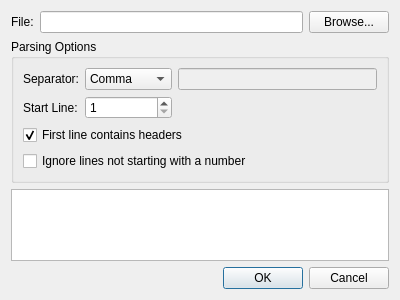
<?xml version="1.0" encoding="UTF-8"?>
<ui version="4.0">
 <class>ParserConfigDialog</class>
 <widget class="QDialog" name="ParserConfigDialog">
  <property name="geometry">
   <rect>
    <x>0</x>
    <y>0</y>
    <width>400</width>
    <height>300</height>
   </rect>
  </property>
  <property name="windowTitle">
   <string>Parser Configuration</string>
  </property>
  <layout class="QVBoxLayout" name="verticalLayout">
   <item>
    <layout class="QHBoxLayout" name="horizontalLayout">
     <item>
      <widget class="QLabel" name="label">
       <property name="text">
        <string>File:</string>
       </property>
      </widget>
     </item>
     <item>
      <widget class="QLineEdit" name="filePathLineEdit"/>
     </item>
     <item>
      <widget class="QPushButton" name="browseButton">
       <property name="text">
        <string>Browse...</string>
       </property>
      </widget>
     </item>
    </layout>
   </item>
   <item>
    <widget class="QGroupBox" name="groupBox">
     <property name="title">
      <string>Parsing Options</string>
     </property>
     <layout class="QGridLayout" name="gridLayout">
      <item row="0" column="0">
       <widget class="QLabel" name="label_2">
        <property name="text">
         <string>Separator:</string>
        </property>
       </widget>
      </item>
      <item row="0" column="1">
       <widget class="QComboBox" name="separatorComboBox">
        <item>
         <property name="text">
          <string>Comma</string>
         </property>
        </item>
        <item>
         <property name="text">
          <string>Semicolon</string>
         </property>
        </item>
        <item>
         <property name="text">
          <string>Tab</string>
         </property>
        </item>
        <item>
         <property name="text">
          <string>Space</string>
         </property>
        </item>
        <item>
         <property name="text">
          <string>Custom</string>
         </property>
        </item>
       </widget>
      </item>
      <item row="0" column="2">
       <widget class="QLineEdit" name="customSeparatorLineEdit">
        <property name="enabled">
         <bool>false</bool>
        </property>
       </widget>
      </item>
      <item row="1" column="0">
       <widget class="QLabel" name="label_3">
        <property name="text">
         <string>Start Line:</string>
        </property>
       </widget>
      </item>
      <item row="1" column="1">
       <widget class="QSpinBox" name="startLineSpinBox">
        <property name="minimum">
         <number>1</number>
        </property>
       </widget>
      </item>
      <item row="2" column="0" colspan="3">
       <widget class="QCheckBox" name="headerCheckBox">
        <property name="text">
         <string>First line contains headers</string>
        </property>
        <property name="checked">
         <bool>true</bool>
        </property>
       </widget>
      </item>
      <item row="3" column="0" colspan="3">
       <widget class="QCheckBox" name="ignoreNonNumericCheckBox">
        <property name="text">
         <string>Ignore lines not starting with a number</string>
        </property>
       </widget>
      </item>
     </layout>
    </widget>
   </item>
   <item>
    <widget class="QTableWidget" name="previewTableWidget"/>
   </item>
   <item>
    <widget class="QDialogButtonBox" name="buttonBox">
     <property name="orientation">
      <enum>Qt::Horizontal</enum>
     </property>
     <property name="standardButtons">
      <set>QDialogButtonBox::Cancel|QDialogButtonBox::Ok</set>
     </property>
    </widget>
   </item>
  </layout>
 </widget>
 <resources/>
 <connections>
  <connection>
   <sender>buttonBox</sender>
   <signal>accepted()</signal>
   <receiver>ParserConfigDialog</receiver>
   <slot>accept()</slot>
   <hints>
    <hint type="sourcelabel">
     <x>248</x>
     <y>254</y>
    </hint>
    <hint type="destinationlabel">
     <x>157</x>
     <y>274</y>
    </hint>
   </hints>
  </connection>
  <connection>
   <sender>buttonBox</sender>
   <signal>rejected()</signal>
   <receiver>ParserConfigDialog</receiver>
   <slot>reject()</slot>
   <hints>
    <hint type="sourcelabel">
     <x>316</x>
     <y>260</y>
    </hint>
    <hint type="destinationlabel">
     <x>286</x>
     <y>274</y>
    </hint>
   </hints>
  </connection>
 </connections>
</ui>
